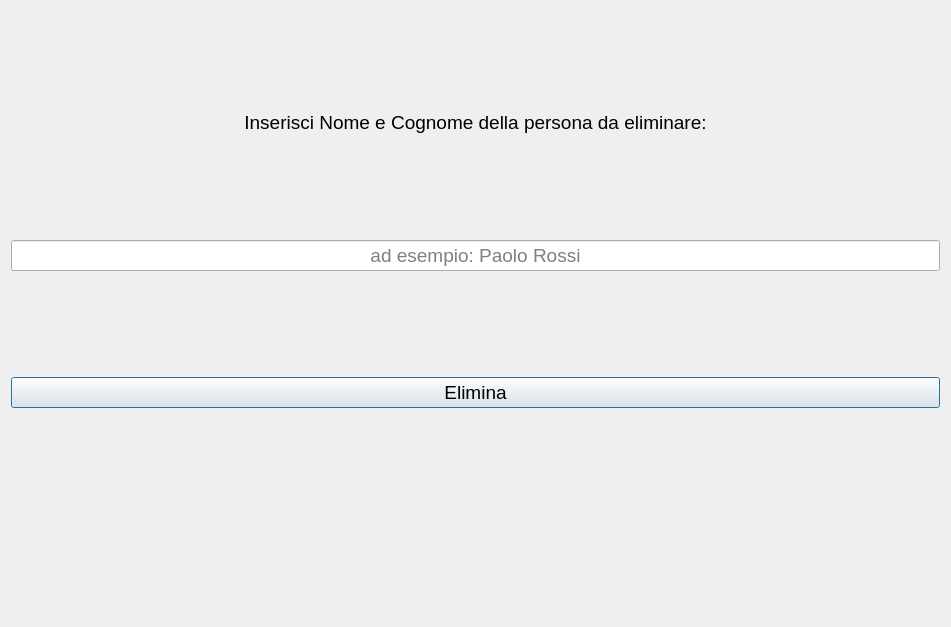
<?xml version="1.0" encoding="UTF-8"?>
<ui version="4.0">
 <class>Elimina</class>
 <widget class="QDialog" name="Elimina">
  <property name="geometry">
   <rect>
    <x>0</x>
    <y>0</y>
    <width>951</width>
    <height>627</height>
   </rect>
  </property>
  <property name="sizePolicy">
   <sizepolicy hsizetype="Preferred" vsizetype="Preferred">
    <horstretch>0</horstretch>
    <verstretch>0</verstretch>
   </sizepolicy>
  </property>
  <property name="font">
   <font>
    <pointsize>14</pointsize>
   </font>
  </property>
  <property name="windowTitle">
   <string>Dialog</string>
  </property>
  <layout class="QVBoxLayout" name="verticalLayout">
   <item>
    <widget class="QLabel" name="label">
     <property name="sizePolicy">
      <sizepolicy hsizetype="Preferred" vsizetype="Fixed">
       <horstretch>0</horstretch>
       <verstretch>0</verstretch>
      </sizepolicy>
     </property>
     <property name="font">
      <font>
       <pointsize>14</pointsize>
      </font>
     </property>
     <property name="text">
      <string>Inserisci Nome e Cognome della persona da eliminare:</string>
     </property>
     <property name="alignment">
      <set>Qt::AlignCenter</set>
     </property>
    </widget>
   </item>
   <item>
    <widget class="QLineEdit" name="lineEdit">
     <property name="sizePolicy">
      <sizepolicy hsizetype="Expanding" vsizetype="Fixed">
       <horstretch>0</horstretch>
       <verstretch>0</verstretch>
      </sizepolicy>
     </property>
     <property name="alignment">
      <set>Qt::AlignCenter</set>
     </property>
     <property name="placeholderText">
      <string>ad esempio: Paolo Rossi</string>
     </property>
    </widget>
   </item>
   <item>
    <widget class="QPushButton" name="pushButton">
     <property name="sizePolicy">
      <sizepolicy hsizetype="Preferred" vsizetype="Fixed">
       <horstretch>0</horstretch>
       <verstretch>0</verstretch>
      </sizepolicy>
     </property>
     <property name="font">
      <font>
       <pointsize>14</pointsize>
      </font>
     </property>
     <property name="text">
      <string>Elimina</string>
     </property>
     <property name="checkable">
      <bool>false</bool>
     </property>
    </widget>
   </item>
   <item>
    <widget class="QDialogButtonBox" name="buttonBox">
     <property name="enabled">
      <bool>true</bool>
     </property>
     <property name="sizePolicy">
      <sizepolicy hsizetype="Expanding" vsizetype="Fixed">
       <horstretch>0</horstretch>
       <verstretch>0</verstretch>
      </sizepolicy>
     </property>
     <property name="font">
      <font>
       <pointsize>8</pointsize>
      </font>
     </property>
     <property name="focusPolicy">
      <enum>Qt::NoFocus</enum>
     </property>
     <property name="layoutDirection">
      <enum>Qt::LeftToRight</enum>
     </property>
     <property name="orientation">
      <enum>Qt::Horizontal</enum>
     </property>
     <property name="standardButtons">
      <set>QDialogButtonBox::NoButton</set>
     </property>
     <property name="centerButtons">
      <bool>false</bool>
     </property>
    </widget>
   </item>
  </layout>
 </widget>
 <resources/>
 <connections/>
</ui>
